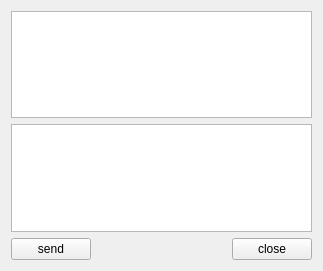
<?xml version="1.0" encoding="UTF-8"?>
<ui version="4.0">
 <class>ServerWidget</class>
 <widget class="QWidget" name="ServerWidget">
  <property name="geometry">
   <rect>
    <x>0</x>
    <y>0</y>
    <width>323</width>
    <height>271</height>
   </rect>
  </property>
  <property name="windowTitle">
   <string>ServerWidget</string>
  </property>
  <layout class="QGridLayout" name="gridLayout">
   <item row="0" column="0" colspan="3">
    <widget class="QTextEdit" name="textEditReceive">
     <property name="readOnly">
      <bool>true</bool>
     </property>
    </widget>
   </item>
   <item row="1" column="0" colspan="3">
    <widget class="QTextEdit" name="textEditSend"/>
   </item>
   <item row="2" column="0">
    <widget class="QPushButton" name="buttonSend">
     <property name="text">
      <string>send</string>
     </property>
    </widget>
   </item>
   <item row="2" column="1">
    <spacer name="horizontalSpacer">
     <property name="orientation">
      <enum>Qt::Horizontal</enum>
     </property>
     <property name="sizeHint" stdset="0">
      <size>
       <width>328</width>
       <height>20</height>
      </size>
     </property>
    </spacer>
   </item>
   <item row="2" column="2">
    <widget class="QPushButton" name="buttonClose">
     <property name="text">
      <string>close</string>
     </property>
    </widget>
   </item>
  </layout>
 </widget>
 <layoutdefault spacing="6" margin="11"/>
 <resources/>
 <connections/>
</ui>
